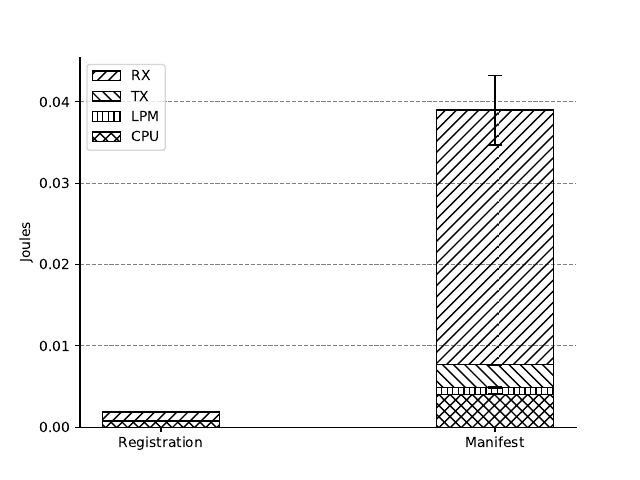

Write the Python code that produced this figure.
import matplotlib.pyplot as plt
import numpy as np

N = 2
CPU = np.array([0.000744619751, 0.004031832886])
LPM = np.array([0, 0.000823493042])
TX = np.array([0, 0.002816088867])
RX = np.array([0.001145751953, 0.03130560303])

CPUstd = np.array([0.00002335727481, 0.00004097692291])
LPMstd = np.array([0, 0.0001278287866])
TXstd = np.array([0, 0.000003716510666])
RXstd = np.array([0.00003626876241, 0.004300987928])

ind = np.arange(N)
width = 0.35

# Plot bars
p1 = plt.bar(ind, CPU, width, fill=False, hatch="xxx", yerr=CPUstd,  ecolor="k", capsize=5, label="CPU")
p2 = plt.bar(ind, LPM, width, fill=False, hatch="|||", bottom=CPU, yerr=LPMstd,  ecolor="k", capsize=5, label="LPM")
p3 = plt.bar(ind, TX, width, fill=False, hatch="\\\\\\", bottom=CPU+LPM, yerr=TXstd,  ecolor="k", capsize=5, label="TX")
p4 = plt.bar(ind, RX, width, fill=False, hatch="///", bottom=CPU+LPM+TX, yerr=RXstd,  ecolor="k", capsize=5, label="RX")

# Labels
plt.ylabel("Joules")
plt.xticks(ind, ("Registration", "Manifest"))

# Axis
plt.gca().spines["right"].set_visible(False)
plt.gca().spines["top"].set_visible(False)
plt.gca().yaxis.grid(True, color="gray", linestyle="dashed")
plt.gca().set_axisbelow(True)

# Legend
handles, labels = plt.gca().get_legend_handles_labels()
plt.gca().legend(reversed(handles), reversed(labels), loc="upper left")

#plt.show()
plt.savefig("server-operations.pdf")